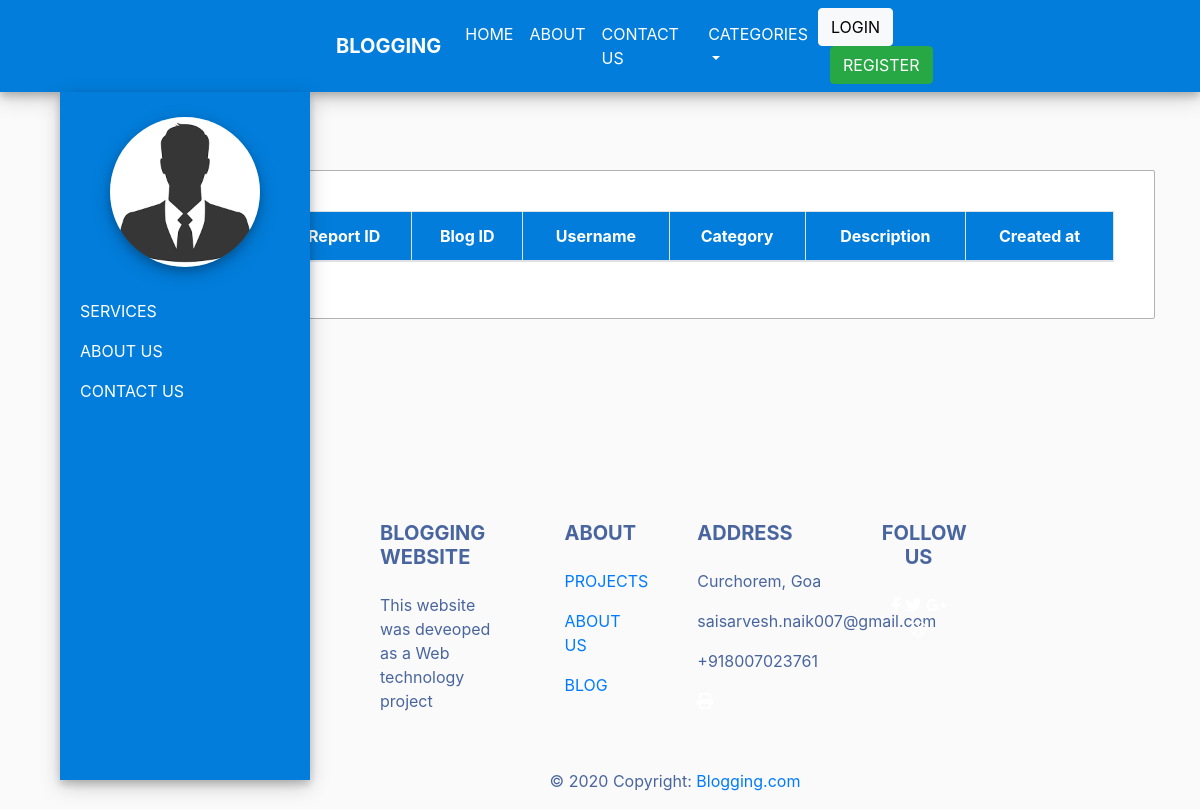
The page /reports.php on the database as committed earlier.
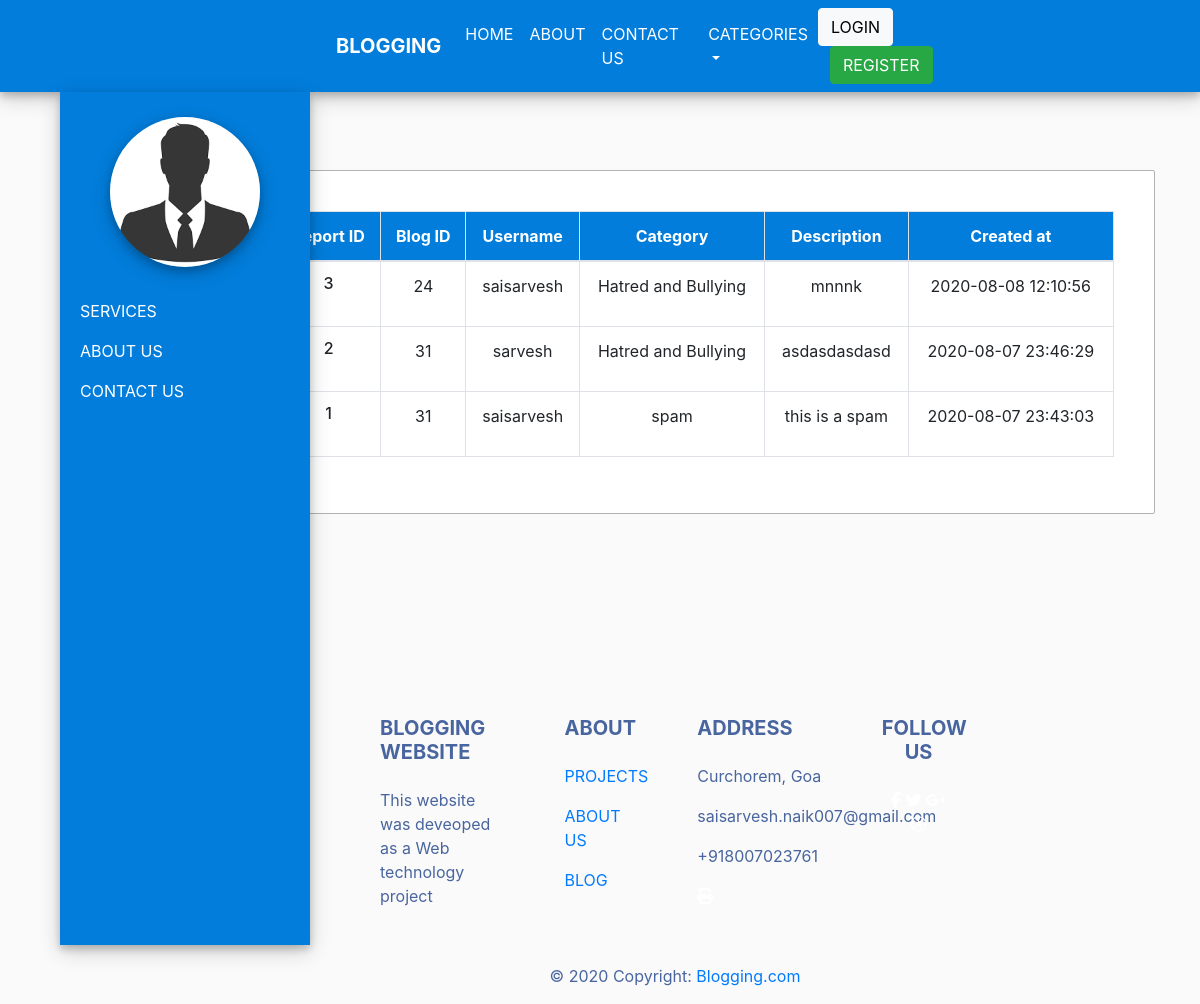
The same page on the database as committed later.
### tables this page shows
CREATE TABLE `reports` (
  `report_id` int(11) NOT NULL,
  `blog_id` int(11) NOT NULL,
  `user_id` int(11) NOT NULL,
  `report_category` varchar(50) NOT NULL,
  `report_desc` varchar(100) NOT NULL,
  `created_at` datetime NOT NULL DEFAULT current_timestamp(),
  `status` int(11) NOT NULL DEFAULT 1
);

CREATE TABLE `users` (
  `user_id` int(11) NOT NULL,
  `user_name` varchar(50) NOT NULL,
  `user_address` varchar(100) NOT NULL,
  `user_cont` varchar(15) NOT NULL,
  `user_email` varchar(50) NOT NULL,
  `username` varchar(50) NOT NULL,
  `password` varchar(20) NOT NULL,
  `profile_pic` varchar(200) NOT NULL,
  `gender` varchar(20) NOT NULL,
  `user_type` int(5) NOT NULL DEFAULT 1 COMMENT '0-admin 1-user',
  `created_date_time` timestamp NOT NULL DEFAULT current_timestamp(),
  `modified_date_time` datetime NOT NULL,
  `deleted_date_time` datetime NOT NULL,
  `status` int(5) NOT NULL
);

### reports.php (the view, shortened to what this page needs)
<!DOCTYPE html>
<html lang="en">
<head>
  <link rel="stylesheet" type="text/css" href="css/bootstrap.min.css">
  <link rel="stylesheet" type="text/css" href="style.css">
  <link rel="stylesheet" type="text/css" href="sidebar.css">
</head>
<body>
  <?php
  require 'header.php';
  ?>
  <?php
  require 'sidebar.php';
  ?>
  <section>
    <div class="container">
     <div class="row" style="margin-top: 2%;">
      <div class="col-md-2"></div>
      <div class="col-md-10 text-center">
        <div class="container-fluid" style="padding: 40px;background-color: #ffffff" id="about_card">
          <table id="datatable-responsive" class="table table-striped table-bordered dt-responsive nowrap" cellspacing="0" width="100%">
            <thead>
              <tr bgcolor="#027ddb" class="text-center">
                <th><font color="white">Report ID</font></th>
                <th><font color="white">Blog ID</font></th>
                <th><font color="white">Username</font></th>
                <th><font color="white">Category</th>
                  <th><font color="white">Description</th>
                    <th><font color="white">Created at</th>
                    </tr>
                  </thead>
                  <tbody>
                    <?php
                    require 'connect.php';
                    $sql= $conn->prepare("SELECT * FROM reports INNER JOIN users ON reports.user_id=users.user_id order by reports.created_at DESC");
                    $sql->execute();
                    $sql->setFetchMode(PDO::FETCH_ASSOC);
                    if($sql->rowCount()>0){
                      foreach (($sql->fetchAll()) as $key => $row) {
                        echo '<tr class="text-center">
                        <td  bgcolor="#ffffff"><h6>'.$row['report_id'].'</h6></td>
                        <td  bgcolor="#ffffff"><p>'.$row['blog_id'].'</p></td>
                        <td  bgcolor="#ffffff"><p>'.$row['username'].'</p></td>
                        <td  bgcolor="#ffffff"><p>'.$row['report_category'].'</p></td>
                        <td  bgcolor="#ffffff"><p>'.$row['report_desc'].'</p></td>
                        <td  bgcolor="#ffffff"><p>'.$row['created_at'].'</p></td>
                        </tr>';
                      }
                    }
                    ?>
                  </tbody>
                </table>
              </div>
            </div>
          </div>
        </div>
      </section>
      <?php
      require 'footer.php';
      ?>
   </body>
   </html>

### header.php (shortened to what this page needs)
<html>
<head>
  <link rel="stylesheet" type="text/css" href="css/bootstrap.min.css">
  <link rel="stylesheet" type="text/css" href="style.css">
  <link rel="stylesheet" type="text/css" href="sidebar.css">
</head>
<body>
  <nav class="navbar navbar-expand-lg navbar-dark" style="background-color:#027ddb;" id="navbar_shadow">
    <a class="navbar-brand" style="margin-left: 320px" href="index.php"><strong>BLOGGING</strong></a>
    <div class="collapse navbar-collapse" id="navbarSupportedContent">
      <ul class="navbar-nav mr-auto">
        <li class="nav-item active">
          <a class="nav-link" href="index.php">HOME <span class="sr-only">(current)</span></a>
        </li>
        <li class="nav-item active">
          <a class="nav-link" href="about_us.php">ABOUT</a>
        </li>
        <li class="nav-item active">
         <a class="nav-link" href="contact_us.php">CONTACT US</a>
       </li>
       <li class="nav-item dropdown active">
        <a class="nav-link dropdown-toggle" href="#" id="navbarDropdown" role="button" data-toggle="dropdown" aria-haspopup="true" aria-expanded="false">
          CATEGORIES
        </a>
      </li>
    </ul>
    <form class="form-inline my-2 my-lg-0 form-navbar">
      <?php
      if (isset($_SESSION['user_name'])) {
        echo '<h6 style="color:white;margin-top:10px;margin-right:5px;">  Welcome! '.$_SESSION["user_name"].' </h6> | <a href="logout.php" class="btn btn-light btn-circle" style="font-size:16px;margin-left:5px;color:#027ddb;"><i class="fas fa-power-off" ></i></a>';
      }
      else{
        echo '<a href="login.php" class="btn btn-light" style="color:black">LOGIN </a>
        <a href="register.php" class="btn btn-success margin-left" style="color:white">REGISTER</a>';
      }
      ?>
    </form>
  </div>
</nav>
</body>
</html>

### sidebar.php (shortened to what this page needs)
<div id="wrapper" class="roundBorder">
    <div style="margin-left:-190px;" id="sidebar-wrapper" >
        <ul class="sidebar-nav">
            <?php
            if (isset($_SESSION['user_name'])) {
               echo '<div style="margin-top:10%;">
               <img id="profile" src="'.$_SESSION["profile_pic"].'">
               </div>';
           }
           else
           {
            echo '<div style="margin-top:10%;">
            <img id="profile" src="images/profile.png">
            </div>';
        }
        ?>
        <br>
        <?php
        if ($type_id=='0') {
            echo'           <li>
            <a style="color: white;" href="profile.php">YOUR PROFILE</a>
            </li>
            <li>
            <a style="color: white;" href="add_blogs.php">ADD BLOGS</a>
            </li>
            <li>
            <a style="color: white;" href="view_blogs/view_blogs.php">YOUR BLOGS</a>
            </li>
            <li>
            <a style="color: white;" href="reports.php">REPORTS</a>
            </li>
            <li>
            <a style="color: white;" href="services.php">SERVICES</a>
            </li>
            <li>
            <a style="color: white;" href="about_us.php">ABOUT US</a>
            </li>
            <li>
            <a style="color: white;" href="contact_us.php">CONTACT US</a>
            </li>
            </ul>
            </div>
            <div id="page-content-wrapper">
            <div class="container-fluid">
            <div class="row">
            <div class="col-lg-12">
            <h1></h1>
            <p></p>
            <p></p>
            </div>
            </div>
            </div>
            </div>
            </div>
            ';
        }
        else{
            echo'
            <li>
            <a style="color: white;" href="services.php">SERVICES</a>
            </li>
            <li>
            <a style="color: white;" href="about_us.php">ABOUT US</a>
            </li>
            <li>
            <a style="color: white;" href="contact_us.php">CONTACT US</a>
            </li>
            </ul>
            </div>
            <div id="page-content-wrapper">
            <div class="container-fluid">
            <div class="row">
            <div class="col-lg-12">
            <h1></h1>
            <p></p>
            <p></p>
            </div>
            </div>
            </div>
            </div>
            </div>
            ';
        }
        ?>

### footer.php (shortened to what this page needs)
<section>
  <div class="container-fluid">
    <div class="row">
      <div class="col-md-2"></div>
      <div class="col-md-8">
       <div class="container-fluid">
        <div class="row">
          <footer class="page-footer font-small mdb-color lighten-3 pt-4" style="margin-left: 150px;">
            <div class="container text-center text-md-left">
              <div class="row">
                <div class="col-md-4 col-lg-3 mr-auto my-md-4 my-0 mt-4 mb-1">
                  <h5  class="font-weight-bold text-uppercase mb-4" style="color:#49659f;">Blogging website</h5>
                  <p style="color: #49659f;">This website was deveoped as a Web technology project</p>
                </div>
                <div class="col-md-2 col-lg-2 mx-auto my-md-4 my-0 mt-4 mb-1">
                  <h5  class="font-weight-bold text-uppercase mb-4" style="color: #49659f;">About</h5>
                  <ul class="list-unstyled">
                    <li>
                      <p>
                        <a  href="#!">PROJECTS</a>
                      </p>
                    </li>
                    <li>
                      <p>
                        <a  href="#!">ABOUT US</a>
                      </p>
                    </li>
                    <li>
                      <p>
                        <a  href="#!">BLOG</a>
                      </p>
                    </li>
                 </ul>
               </div>
               <div class="col-md-4 col-lg-3 mx-auto my-md-4 my-0 mt-4 mb-1">
                <h5  class="font-weight-bold text-uppercase mb-4" style="color:#49659f;">Address</h5>
                <ul class="list-unstyled">
                  <li>
                    <p style="color: #49659f;">Curchorem, Goa</p>
                  </li>
                  <li>
                    <p style="color: #49659f;">saisarvesh.naik007@gmail.com</p>
                  </li>
                  <li>
                    <p style="color: #49659f;">+918007023761</p>
                  </li>
                  <li>
                    <p>
                      <i class="fas fa-print mr-3"></i></p>
                    </li>
                  </ul>
                </div>
                <div class="col-md-2 col-lg-2 text-center mx-auto my-4">
                  <h5 class="font-weight-bold text-uppercase mb-4" style="color: #49659f;">Follow Us</h5>
                  <a type="button" class="btn-floating btn-fb">
                    <i class="fab fa-facebook-f"></i>
                  </a>
                  <a type="button" class="btn-floating btn-tw">
                    <i class="fab fa-twitter"></i>
                  </a>
                  <a type="button" class="btn-floating btn-gplus">
                    <i class="fab fa-google-plus-g"></i>
                  </a>
                  <a type="button" class="btn-floating btn-dribbble">
                    <i class="fab fa-dribbble"></i>
                  </a>
                </div>
              </div>
            </div>
            <div class="footer-copyright text-center py-3" style="color: #49659f;">© 2020 Copyright:
              <a href="https://mdbootstrap.com/">Blogging.com</a>
            </div>
          </footer>
        </div>
      </div>
    </div>
    <div class="col-md-2"></div>
  </div>
</div>
</section>

### style.css (style rules this page uses)
#navbar_shadow { box-shadow: 0 4px 8px 0 rgba(0, 0, 0, 0.2), 0 6px 20px 0 rgba(0, 0, 0, 0.19); }
body { background-color: #fafafa; background-repeat: no-repeat; background-size: cover; background-position: center; }
footer { margin-top: 20%; left: 0; bottom: 0; width: 100%; color: white; text-align: center; }
.margin-left { margin-left: 12px !important; }
.form-navbar { margin-right: 190px !important }
#profile { display: block; margin-left: auto; margin-right: auto; width: 150px; height: 150px; object-fit: cover; border-radius: 50%; box-shadow: 0 4px 8px 0 rgba(0, 0, 0, 0.2), 0 6px 20px 0 rgba(0, 0, 0, 0.19); }
#about_card { border-radius: 2px; background-color: #ffffff; border:1px solid #b2b2b2; }
.roundBorder { border-radius: 2%; }

### sidebar.css (style rules this page uses)
#wrapper { padding-left: 0; -webkit-transition: all 0.5s ease; -moz-transition: all 0.5s ease; -o-transition: all 0.5s ease; transition: all 0.5s ease; }
#sidebar-wrapper { z-index: 1000; position: fixed; left: 250px; width: 0; height: 85%; overflow-y: auto; background: #027ddb; -webkit-transition: all 0.5s ease; -moz-transition: all 0.5s ease; -o-transition: all 0.5s ease; transition: all 0.5s ease; box-shadow: 0 4px 8px 0 rgba(0, 0, 0, 0.2), 0 6px 20px 0 rgba(0, 0, 0, 0.19); }
#page-content-wrapper { width: 100%; position: absolute; padding: 15px; }
.sidebar-nav { position: absolute; top: 0; width: 250px; margin: 0; padding: 0; list-style: none; }
.sidebar-nav li { text-indent: 20px; line-height: 40px; }
.sidebar-nav li a { display: block; text-decoration: none; color: #999999; }
@media (min-width:768px) { #wrapper { padding-left: 250px; } }
@media (min-width:768px) { #sidebar-wrapper { width: 250px; } }
@media (min-width:768px) { #page-content-wrapper { padding: 20px; position: relative; } }

Rows that differ between the two databases and show on the page:
added reports: report_id "3", blog "24", user.username "saisarvesh", report_category "Hatred and Bullying", report_desc "mnnnk", created_at "2020-08-08 12:10:56"
added reports: report_id "2", blog "31", user.username "sarvesh", report_category "Hatred and Bullying", report_desc "asdasdasdasd", created_at "2020-08-07 23:46:29"
added reports: report_id "1", blog "31", user.username "saisarvesh", report_category "spam", report_desc "this is a spam", created_at "2020-08-07 23:43:03"
